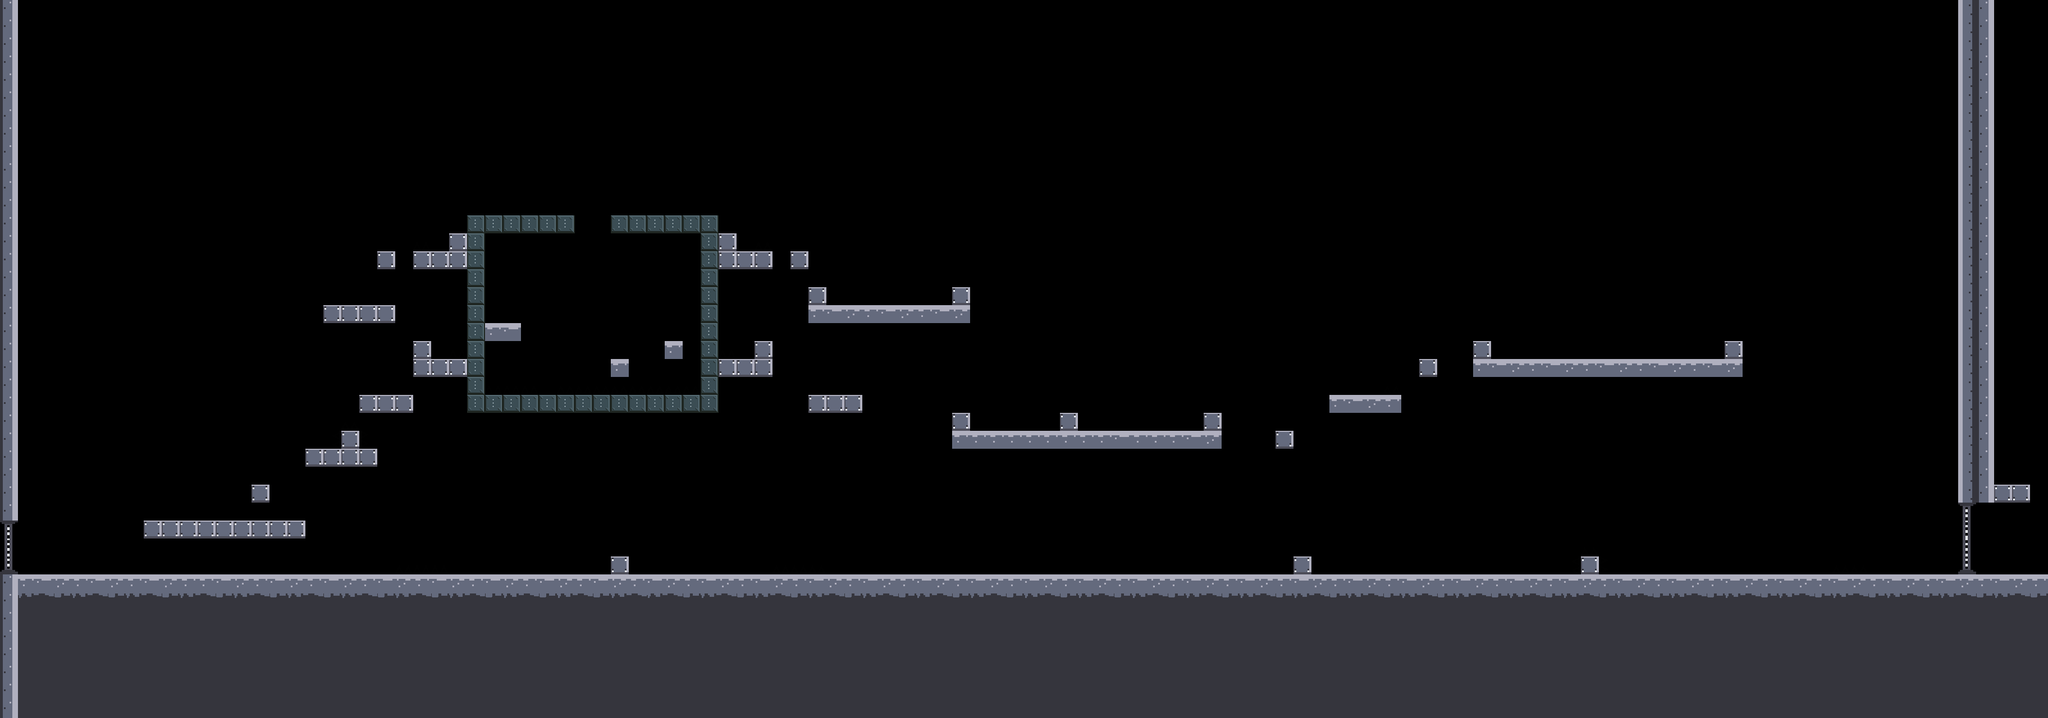

This is a level from a 2D game, rendered from its Tiled map with the project's own tilesets. A one-line summary and the map file follow, with tile-layer data summarised:
An orthogonal 114x40 tile map with 32x32 px tiles, 1 tile layer (Platform) and 71 objects.

<map version="1.0" orientation="orthogonal" renderorder="right-up" width="114" height="40" tilewidth="32" tileheight="32" nextobjectid="102">
 <tileset firstgid="1" name="tileset" tilewidth="32" tileheight="32" spacing="2" margin="1" tilecount="256" columns="16">
  <image source="tileset.png" width="544" height="544" />
 </tileset>
 <layer name="Platform" width="114" height="40">
  <data>[4560 cells, 1182 non-empty, 15 distinct tile ids]</data>
 </layer>
 <objectgroup name="PlatformOb">
  <object id="7" x="0" y="0" width="32" height="1024" />
  <object id="8" x="0" y="1024" width="3648" height="256" />
  <object id="11" x="3488" y="0" width="128" height="896" />
  <object id="12" x="2816" y="992" width="32" height="32" />
  <object id="13" x="2624" y="608" width="32" height="64" />
  <object id="14" x="2656" y="640" width="415.333" height="32" />
  <object id="17" x="3072" y="608" width="32" height="64" />
  <object id="19" x="2528" y="640" width="32" height="32" />
  <object id="20" x="2368" y="704" width="128" height="32" />
  <object id="21" x="2272" y="768" width="32" height="32" />
  <object id="22" x="1696" y="768" width="479.818" height="32" />
  <object id="23" x="1696" y="736" width="32" height="32" />
  <object id="24" x="1440" y="544" width="288" height="32" />
  <object id="25" x="2304" y="992" width="32" height="32" />
  <object id="26" x="1280" y="416" width="32" height="64" />
  <object id="27" x="1312" y="448" width="64" height="32" />
  <object id="29" x="1344" y="608" width="32" height="64" />
  <object id="30" x="1280" y="640" width="64" height="32" />
  <object id="32" x="736" y="608" width="32" height="64" />
  <object id="33" x="736" y="640" width="96" height="32" />
  <object id="34" x="800" y="416" width="32" height="64" />
  <object id="35" x="736" y="448" width="64" height="32" />
  <object id="38" x="575.333" y="544" width="128" height="32" />
  <object id="39" x="640" y="704" width="96" height="32" />
  <object id="40" x="544" y="800" width="128" height="32" />
  <object id="41" x="448" y="864" width="32" height="32" />
  <object id="42" x="256" y="928" width="288" height="32" />
  <object id="44" x="864" y="576" width="64" height="32" />
  <object id="45" x="1088" y="640" width="32" height="32" />
  <object id="46" x="1184.5" y="607.5" width="32" height="32" />
  <object id="47" x="832.5" y="383.5" width="192" height="32" />
  <object id="48" x="832" y="416" width="32" height="320" />
  <object id="49" x="864" y="704" width="416" height="32" />
  <object id="50" x="1088" y="384" width="192" height="32" />
  <object id="51" x="1248" y="416" width="32" height="288" />
  <object id="53" x="3616" y="896" width="32" height="128" />
  <object id="57" x="672" y="448" width="32" height="32" />
  <object id="58" x="1408" y="448" width="32" height="32" />
  <object id="59" x="1440" y="705" width="96" height="32" />
  <object id="83" x="2144" y="736" width="32" height="32" />
  <object id="89" x="1088" y="991.667" width="32" height="32" />
  <object id="94" x="1440" y="512" width="32" height="32" />
  <object id="101" x="1696" y="512" width="32" height="32" />
 </objectgroup>
 <objectgroup name="CoinOb" />
 <objectgroup name="EnemyOb">
  <object id="78" x="2720" y="576" width="32" height="32" />
  <object id="80" x="2976" y="576" width="32" height="32" />
  <object id="84" x="1760" y="704" width="32" height="32" />
  <object id="85" x="2048" y="704" width="32" height="32" />
  <object id="86" x="1920" y="704" width="32" height="32" />
  <object id="87" x="1536" y="480" width="32" height="32" />
  <object id="90" x="3008" y="960" width="32" height="32" />
  <object id="91" x="864" y="960" width="32" height="32" />
 </objectgroup>
 <objectgroup name="PortalOb">
  <object id="54" x="32" y="992" width="96" height="32">
   <properties>
    <property name="place" value="entry" />
    <property name="type" value="sensor" />
   </properties>
  </object>
  <object id="55" x="0" y="1056">
   <properties>
    <property name="place" value="entry" />
    <property name="type" value="body" />
   </properties>
   <polygon points="0,0 32,-32 128,-32 160,0" />
  </object>
  <object id="56" x="3520" y="992" width="96" height="32">
   <properties>
    <property name="place" value="exit" />
    <property name="type" value="sensor" />
   </properties>
  </object>
 </objectgroup>
 <objectgroup name="SpikesOb">
  <object id="60" x="867" y="691" width="87" height="9" />
  <object id="61" x="995" y="691" width="247" height="9" />
  <object id="64" x="801.636" y="625.091" width="28.8182" height="13.4545" />
  <object id="65" x="737.409" y="433.273" width="28.8182" height="13.4545" />
  <object id="66" x="1345.41" y="433.455" width="28.8182" height="13.4545" />
  <object id="67" x="1281.23" y="625.273" width="28.8182" height="13.4545" />
  <object id="68" x="1377.09" y="1008.77" width="92.4091" height="13.4545" />
  <object id="69" x="2465.05" y="689.273" width="28.8182" height="13.4545" />
  <object id="70" x="2816.88" y="977.564" width="28.8182" height="13.4545" />
  <object id="71" x="2862.84" y="993.648" width="28.8182" height="13.4545" rotation="90" />
  <object id="72" x="2814.47" y="993.648" width="28.8182" height="13.4545" rotation="90" />
  <object id="73" x="3326.25" y="1022.73" width="60.894" height="13.4545" rotation="180" />
  <object id="95" x="705.5" y="1009" width="91.5" height="14.25" />
  <object id="96" x="593.25" y="770.25" width="13.75" height="27.75" />
  <object id="97" x="608.909" y="752.364" width="29.0909" height="14.9091" />
  <object id="99" x="641.636" y="767.455" width="12.9091" height="31.8182" />
 </objectgroup>
 <objectgroup name="LaserOb" />
 <objectgroup name="SwitchOb">
  <object id="81" x="2848" y="576" width="32" height="32">
   <properties>
    <property name="id" value="1" />
   </properties>
  </object>
 </objectgroup>
</map>
